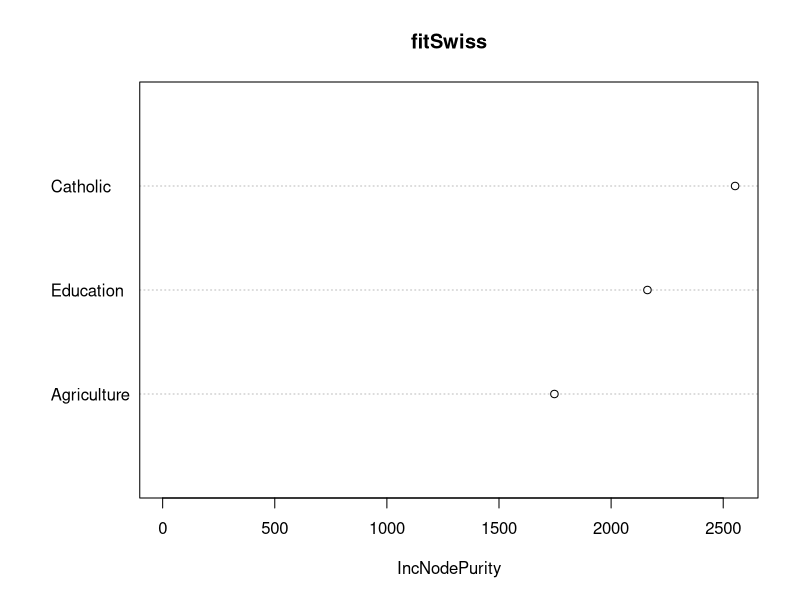
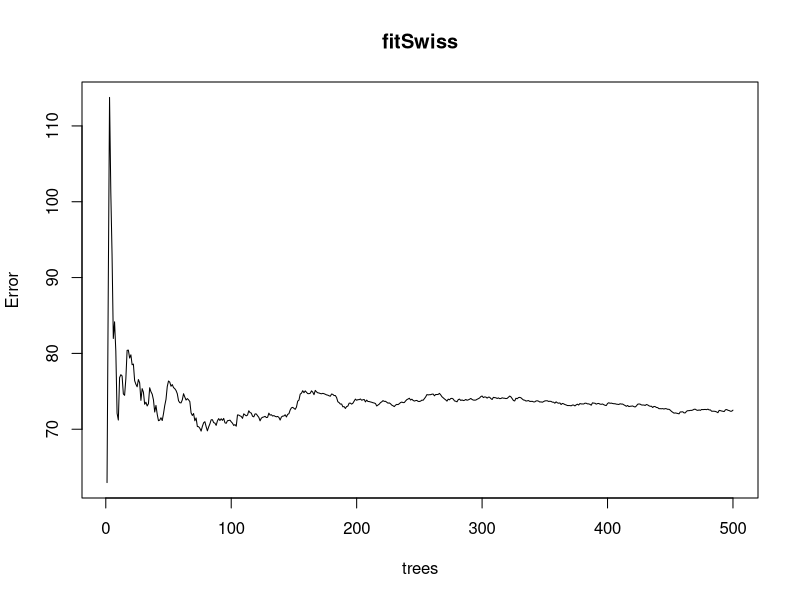

Here is the R script that generated these plots, in order:
# import data
library(randomForest)
library(rpart)
fitKF <- randomForest(Kyphosis ~ Age + Number + Start, data=kyphosis)
print(fitKF) 	# view results
importance(fitKF) # importance of each predictor

help("importance")

fitSwiss <- randomForest(Fertility ~ Agriculture + Education + Catholic, data = swiss)
print(fitSwiss) # view results
importance(fitSwiss) # importance of each predictor
varImpPlot(fitSwiss)
plot(fitSwiss)

getTree(fitSwiss,1, labelVar=TRUE)

help(randomForest) # look at all the package contents and the randomForest method options
# implements Breiman's random forest algorithm
# It can also be used in unsupervised mode for assessing proximities among data points

# look at rfcv - random forest cross-validation - 
help(rfcv)
# shows the cross-validated prediction performance of models with sequentially reduced number of predictors 

# other data....
data(imports85)
